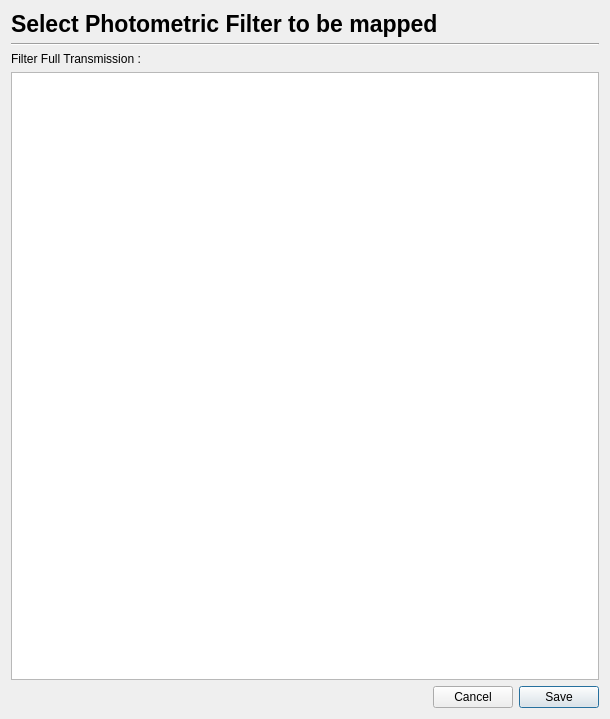
<?xml version="1.0" encoding="UTF-8"?>
<ui version="4.0">
 <class>Euclid::PhzQtUI::DialogFilterMapping</class>
 <widget class="QDialog" name="Euclid::PhzQtUI::DialogFilterMapping">
  <property name="geometry">
   <rect>
    <x>0</x>
    <y>0</y>
    <width>610</width>
    <height>719</height>
   </rect>
  </property>
  <property name="windowTitle">
   <string>Photometric Filter Mapping</string>
  </property>
  <layout class="QVBoxLayout" name="verticalLayout_4">
   <item>
    <layout class="QHBoxLayout" name="horizontalLayout_2">
     <item>
      <widget class="QLabel" name="label_2">
       <property name="font">
        <font>
         <pointsize>17</pointsize>
         <weight>75</weight>
         <bold>true</bold>
        </font>
       </property>
       <property name="text">
        <string>Select Photometric Filter to be mapped</string>
       </property>
      </widget>
     </item>
     <item>
      <spacer name="horizontalSpacer_4">
       <property name="orientation">
        <enum>Qt::Horizontal</enum>
       </property>
       <property name="sizeHint" stdset="0">
        <size>
         <width>40</width>
         <height>20</height>
        </size>
       </property>
      </spacer>
     </item>
    </layout>
   </item>
   <item>
    <widget class="Line" name="line">
     <property name="orientation">
      <enum>Qt::Horizontal</enum>
     </property>
    </widget>
   </item>
   <item>
    <widget class="QLabel" name="label_5">
     <property name="text">
      <string>Filter Full Transmission :</string>
     </property>
    </widget>
   </item>
   <item>
    <widget class="QTreeView" name="treeView_filter">
     <property name="editTriggers">
      <set>QAbstractItemView::NoEditTriggers</set>
     </property>
     <property name="showDropIndicator" stdset="0">
      <bool>false</bool>
     </property>
     <property name="selectionMode">
      <enum>QAbstractItemView::NoSelection</enum>
     </property>
     <attribute name="headerVisible">
      <bool>false</bool>
     </attribute>
     <attribute name="headerStretchLastSection">
      <bool>true</bool>
     </attribute>
    </widget>
   </item>
   <item>
    <layout class="QHBoxLayout" name="horizontalLayout_4">
     <item>
      <spacer name="horizontalSpacer_2">
       <property name="orientation">
        <enum>Qt::Horizontal</enum>
       </property>
       <property name="sizeHint" stdset="0">
        <size>
         <width>40</width>
         <height>20</height>
        </size>
       </property>
      </spacer>
     </item>
     <item>
      <widget class="QPushButton" name="btn_cancel">
       <property name="text">
        <string>Cancel</string>
       </property>
       <property name="autoDefault">
        <bool>false</bool>
       </property>
       <property name="default">
        <bool>false</bool>
       </property>
      </widget>
     </item>
     <item>
      <widget class="QPushButton" name="btn_save">
       <property name="text">
        <string>Save</string>
       </property>
       <property name="checkable">
        <bool>false</bool>
       </property>
       <property name="autoDefault">
        <bool>false</bool>
       </property>
       <property name="default">
        <bool>true</bool>
       </property>
      </widget>
     </item>
    </layout>
   </item>
  </layout>
 </widget>
 <resources/>
 <connections/>
</ui>
